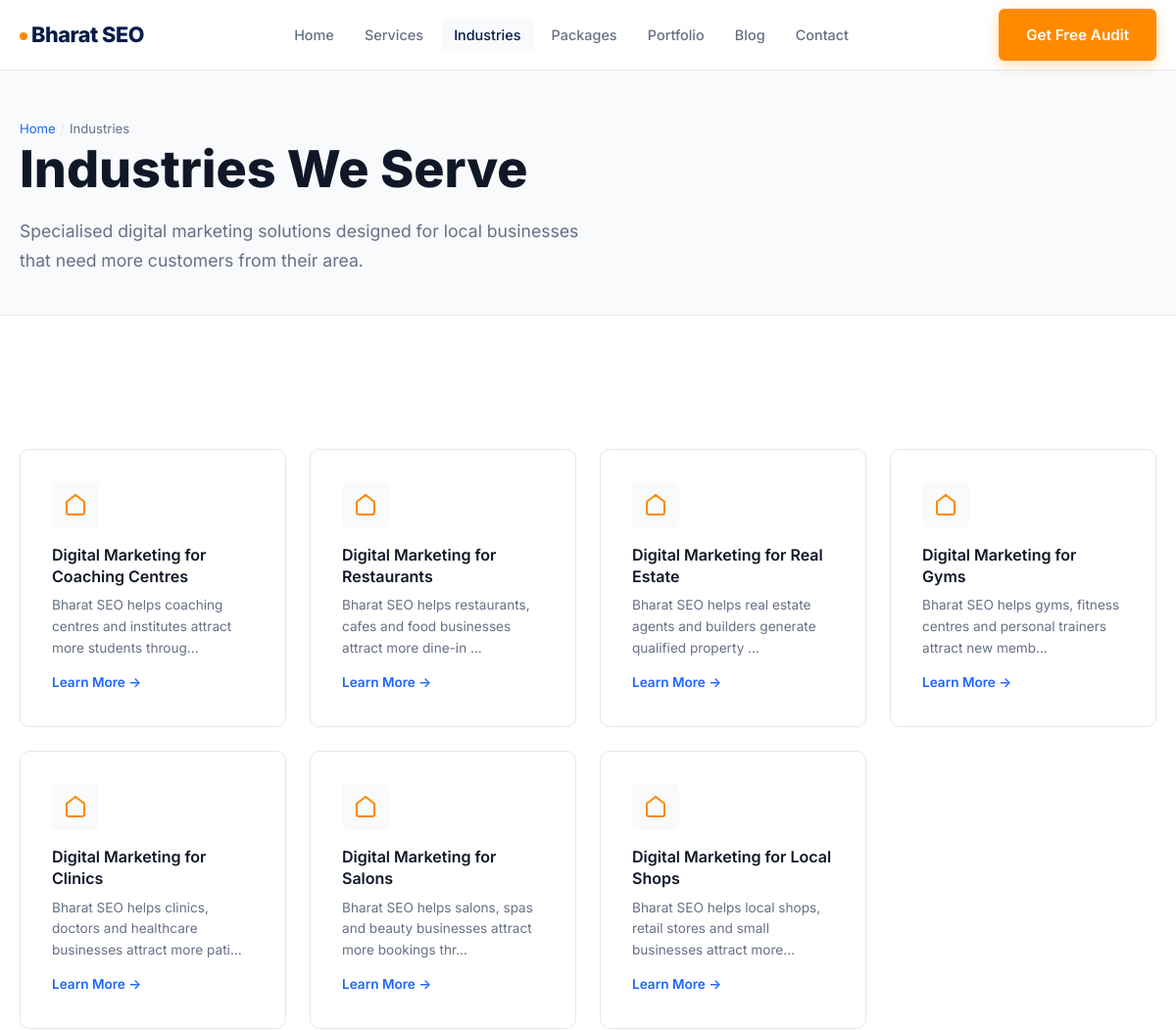
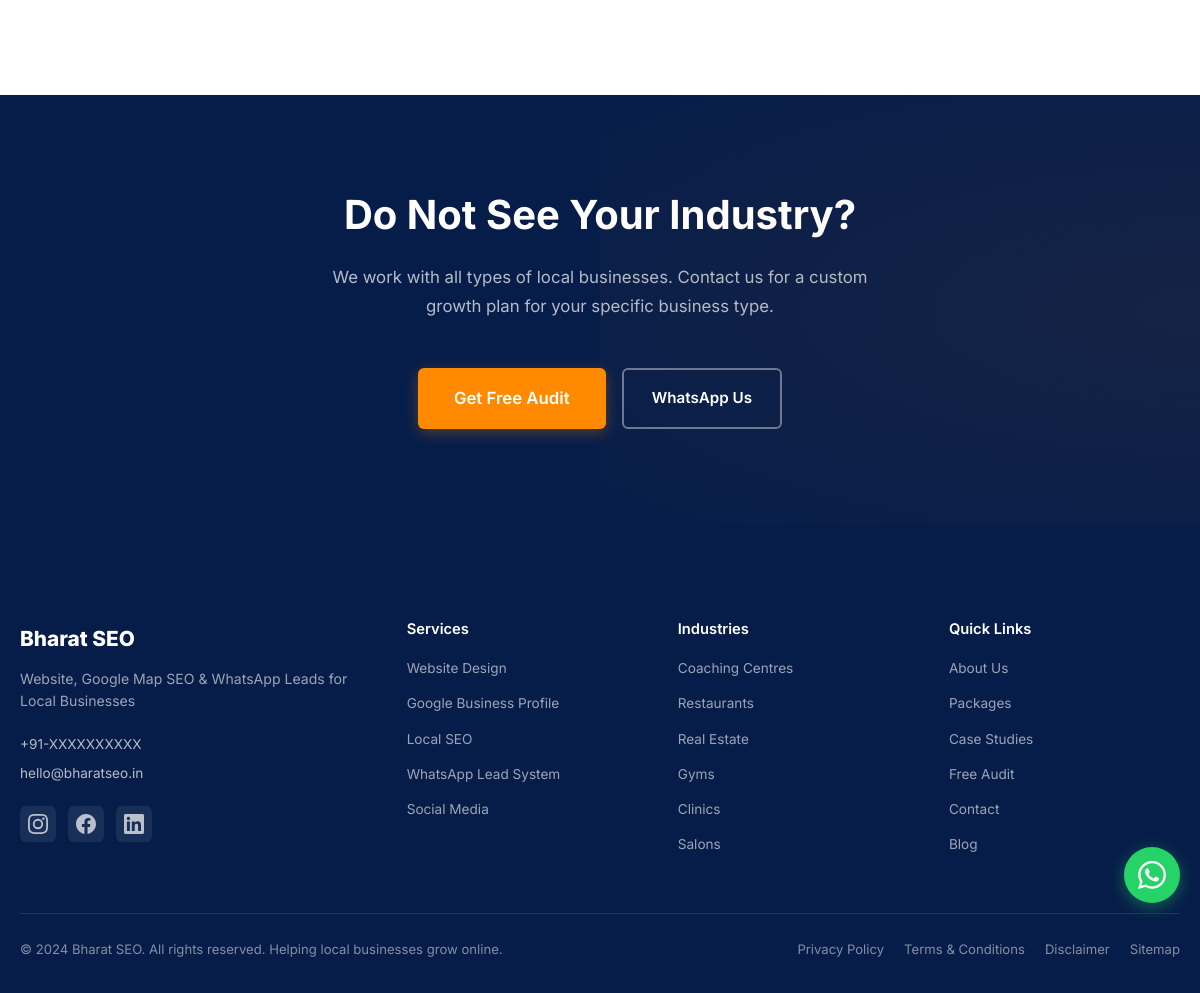
The app's page /industries with its own data (2 pictures, top to bottom).
### tables this page shows
CREATE TABLE `industries` (
  `id` INT UNSIGNED AUTO_INCREMENT PRIMARY KEY,
  `title` VARCHAR(200) NOT NULL,
  `slug` VARCHAR(200) NOT NULL UNIQUE,
  `featured_image` VARCHAR(500) DEFAULT NULL,
  `hero_heading` VARCHAR(300) DEFAULT NULL,
  `hero_text` TEXT DEFAULT NULL,
  `pain_points` TEXT DEFAULT NULL,
  `benefits` TEXT DEFAULT NULL,
  `services_offered` TEXT DEFAULT NULL,
  `process_steps` TEXT DEFAULT NULL,
  `faqs` TEXT DEFAULT NULL,
  `cta_text` VARCHAR(200) DEFAULT 'Get Free Audit',
  `sort_order` INT DEFAULT 0,
  `is_active` TINYINT(1) DEFAULT 1,
  `meta_title` VARCHAR(255) DEFAULT NULL,
  `meta_description` TEXT DEFAULT NULL,
  `meta_keywords` VARCHAR(500) DEFAULT NULL,
  `schema_json` TEXT DEFAULT NULL,
  `created_at` DATETIME DEFAULT CURRENT_TIMESTAMP,
  `updated_at` DATETIME DEFAULT CURRENT_TIMESTAMP ON UPDATE CURRENT_TIMESTAMP
);

### includes/db.php (called while the page is built, shortened)
<?php
function getDB(): PDO {
    static $pdo = null;
    if ($pdo === null) {
        try {
            $dsn = "mysql:host=" . DB_HOST . ";dbname=" . DB_NAME . ";charset=" . DB_CHARSET;
            $pdo = new PDO($dsn, DB_USER, DB_PASS, [
                PDO::ATTR_ERRMODE => PDO::ERRMODE_EXCEPTION,
                PDO::ATTR_DEFAULT_FETCH_MODE => PDO::FETCH_ASSOC,
                PDO::ATTR_EMULATE_PREPARES => false,
            ]);
        } catch (PDOException $e) {
            error_log("Database connection failed: " . $e->getMessage());
            die("Database connection error. Please check configuration.");
        }
    }
    return $pdo;
}
function getSetting(string $key, string $default = ''): string {
    static $settings = null;
    if ($settings === null) {
        $settings = [];
        try {
            $stmt = getDB()->query("SELECT setting_key, setting_value FROM site_settings");
            while ($row = $stmt->fetch()) {
                $settings[$row['setting_key']] = $row['setting_value'] ?? '';
            }
        } catch (PDOException $e) {
            return $default;
        }
    }
    return $settings[$key] ?? $default;
}

### includes/functions.php (called while the page is built, shortened)
<?php
function sanitize(string $input): string {
    return htmlspecialchars(trim($input), ENT_QUOTES, 'UTF-8');
}
function truncateText(string $text, int $length = 160): string {
    return substr($text, 0, $length - 3) . '...';
}

### pages/industries.php (the view, shortened to what this page needs)
<?php
$industries = getDB()->query("SELECT * FROM industries WHERE is_active = 1 ORDER BY sort_order ASC")->fetchAll();
$whatsappClean = preg_replace('/[^0-9]/', '', getSetting('whatsapp'));
require_once __DIR__ . '/../includes/header.php';
?>
<section class="page-header">
    <div class="container">
        <nav class="breadcrumb-list" aria-label="Breadcrumb">
            <a href="/">Home</a><span class="breadcrumb-sep">/</span><span>Industries</span>
        </nav>
        <h1>Industries We Serve</h1>
        <p>Specialised digital marketing solutions designed for local businesses that need more customers from their area.</p>
    </div>
</section>
<section class="section fade-up">
    <div class="container">
        <div class="industry-grid" style="grid-template-columns: repeat(auto-fit, minmax(220px, 1fr)); gap: 1.5rem;">
            <?php foreach ($industries as $industry): ?>
            <a href="/industries/<?= sanitize($industry['slug']) ?>" class="industry-card" style="padding: 2rem; text-align: left;">
                <div class="industry-card-icon" style="margin: 0 0 1rem 0;">
                    <svg width="24" height="24" viewBox="0 0 24 24" fill="none" stroke="var(--color-secondary)" stroke-width="2"><path d="M3 9l9-7 9 7v11a2 2 0 01-2 2H5a2 2 0 01-2-2z"/></svg>
                </div>
                <h3 style="font-size: 1rem; margin-bottom: 0.5rem;"><?= sanitize($industry['title']) ?></h3>
                <p style="font-size: 0.85rem; color: var(--color-muted); line-height: 1.6;"><?= sanitize(truncateText($industry['hero_text'] ?? '', 80)) ?></p>
                <span class="service-card-link" style="margin-top: 0.75rem; display: inline-flex;">Learn More →</span>
            </a>
            <?php endforeach; ?>
        </div>
    </div>
</section>
<section class="cta-section fade-up">
    <div class="container">
        <h2>Do Not See Your Industry?</h2>
        <p>We work with all types of local businesses. Contact us for a custom growth plan for your specific business type.</p>
        <div class="cta-buttons">
            <a href="/free-audit" class="btn btn-primary btn-lg">Get Free Audit</a>
            <a href="https://wa.me/<?= $whatsappClean ?>" target="_blank" class="btn btn-outline-white">WhatsApp Us</a>
        </div>
    </div>
</section>
<?php require_once __DIR__ . '/../includes/footer.php'; ?>

### records on screen
industries: title "Digital Marketing for Coaching Centres", hero_text "Bharat SEO helps coaching centres and institutes attract more students throug..."
industries: title "Digital Marketing for Restaurants", hero_text "Bharat SEO helps restaurants, cafes and food businesses attract more dine-in ..."
industries: title "Digital Marketing for Real Estate", hero_text "Bharat SEO helps real estate agents and builders generate qualified property ..."
industries: title "Digital Marketing for Gyms", hero_text "Bharat SEO helps gyms, fitness centres and personal trainers attract new memb..."
industries: title "Digital Marketing for Clinics", hero_text "Bharat SEO helps clinics, doctors and healthcare businesses attract more pati..."
industries: title "Digital Marketing for Salons", hero_text "Bharat SEO helps salons, spas and beauty businesses attract more bookings thr..."
industries: title "Digital Marketing for Local Shops", hero_text "Bharat SEO helps local shops, retail stores and small businesses attract more..."

### other values on screen
$agencyName "Bharat SEO"
getSetting('agency_name', 'Bharat SEO') "Bharat SEO"
getSetting('phone') "+91-XXXXXXXXXX"
getSetting('email') "hello@bharatseo.in"
